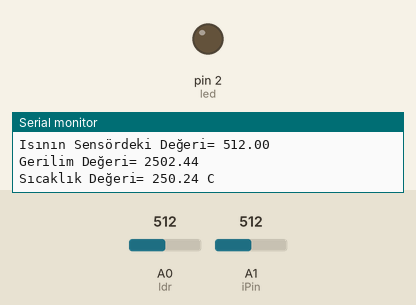
Bench run of a sketch on a simulated Arduino Uno, built with avr-gcc and run on an emulated ATmega328P. On the bench: output pins drawn as LEDs (lit = HIGH), the last lines printed to the serial monitor. The test bench sets the inputs (shaded band); at power-on: A0 (ldr) = 512, A1 (iPin) = 512.

Above: at 2.3 s.
2.4 s: A0 (ldr) set to 558
4.5 s: A0 (ldr) set to 575
At 5.0 s:
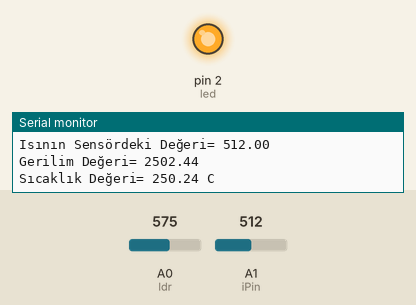
6.6 s: A0 (ldr) set to 511
At 9.0 s:
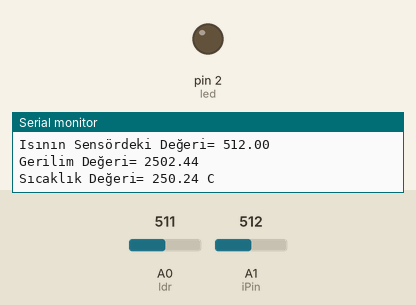
9.3 s: A0 (ldr) set to 716
At 10.7 s:
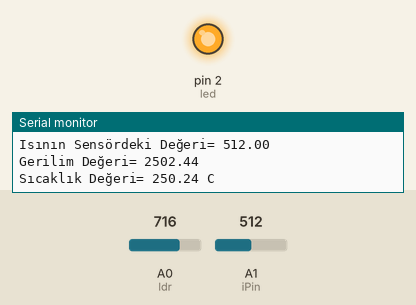
Timing chart, 0 to 12.3 s (numbered marks = the images above; inputs shaded):
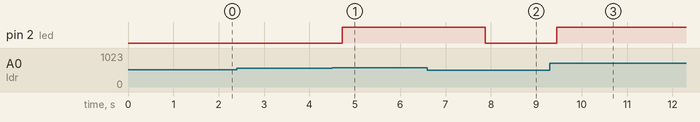

The sketch:

disOrtamaGoreFanVeAydinlatma.ino
```cpp
# define a1 3
# define a2 5

int ldr = A0;
int led = 2;
int ldrdeger;
const int iPin = A1;
float voltDeger = 0;
float sensorDeger = 0;
float sicaklik = 0;
int time;

void setup()
{
  pinMode(led, OUTPUT);
  pinMode(ldr, INPUT);
  Serial.begin(9600);
}

void loop()
{
  ldrdeger = analogRead(A0);
  Serial.print("LDR Değeri= ");
  Serial.print(ldrdeger);
  float analogvoltaj = (float)5/1023*ldrdeger;
  Serial.print("  Voltaj Değeri= ");
  Serial.print(analogvoltaj);
  Serial.println("V= ");
  if (analogvoltaj > 2.78)
  {
       digitalWrite(led, HIGH);
  }
   else
  {
      digitalWrite(led, LOW);
  }
  sensorDeger = analogRead(iPin);
  Serial.print("Isının Sensördeki Değeri= ");
  Serial.println(sensorDeger);
  voltDeger = (sensorDeger/1023)*5000;
  Serial.print("Gerilim Değeri= ");
    Serial.println(voltDeger);
  sicaklik = voltDeger/10;
  Serial.print("Sıcaklık Değeri= ");
  Serial.print(sicaklik);
  Serial.println(" C");
  if (sicaklik > 45)
  {
  digitalWrite(a2, HIGH);
  }
  else
  {
      delay(2500);
      digitalWrite(a1, HIGH);
      delay(600000);
      digitalWrite(a1, LOW);
  }
 delay(1500);
}
```

Measured:
- the behaviour switches between 568 and 569 on A0 (ldr) (found by bisection; images 0 and 1)
- after the input at 4.5 s, pin 2 (led): LOW → HIGH after 0.23 s
- after the input at 6.6 s, pin 2 (led): HIGH → LOW after 1.3 s
- after the input at 9.3 s, pin 2 (led): LOW → HIGH after 0.15 s
